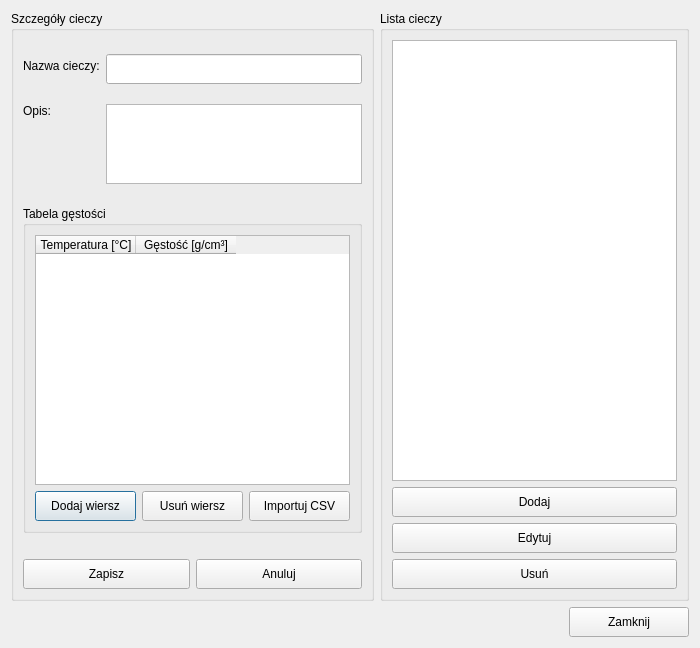
<?xml version="1.0" encoding="UTF-8"?>
<ui version="4.0">
 <class>FluidTablesDialog</class>
 <widget class="QDialog" name="FluidTablesDialog">
  <property name="geometry">
   <rect>
    <x>0</x>
    <y>0</y>
    <width>700</width>
    <height>648</height>
   </rect>
  </property>
  <property name="windowTitle">
   <string>Tabele cieczy</string>
  </property>
  <layout class="QVBoxLayout" name="verticalLayout">
   <item>
    <layout class="QHBoxLayout" name="horizontalLayout">
     <item>
      <widget class="QGroupBox" name="groupBoxFluidDetails">
       <property name="title">
        <string>Szczegóły cieczy</string>
       </property>
       <layout class="QVBoxLayout" name="verticalLayout_3">
        <item>
         <layout class="QFormLayout" name="formLayout">
          <item row="0" column="0">
           <widget class="QLabel" name="labelFluidName">
            <property name="text">
             <string>Nazwa cieczy:</string>
            </property>
           </widget>
          </item>
          <item row="0" column="1">
           <widget class="QLineEdit" name="editFluidName">
            <property name="minimumSize">
             <size>
              <width>0</width>
              <height>30</height>
             </size>
            </property>
           </widget>
          </item>
          <item row="1" column="0">
           <widget class="QLabel" name="labelFluidDescription">
            <property name="text">
             <string>Opis:</string>
            </property>
            <property name="alignment">
             <set>Qt::AlignmentFlag::AlignTop</set>
            </property>
           </widget>
          </item>
          <item row="1" column="1">
           <widget class="QPlainTextEdit" name="editFluidDescription">
            <property name="maximumSize">
             <size>
              <width>16777215</width>
              <height>80</height>
             </size>
            </property>
           </widget>
          </item>
         </layout>
        </item>
        <item>
         <widget class="QGroupBox" name="groupBoxDensityTable">
          <property name="title">
           <string>Tabela gęstości</string>
          </property>
          <layout class="QVBoxLayout" name="verticalLayout_4">
           <item>
            <widget class="QTableWidget" name="tableWidgetDensity">
             <property name="minimumSize">
              <size>
               <width>0</width>
               <height>250</height>
              </size>
             </property>
             <column>
              <property name="text">
               <string>Temperatura [°C]</string>
              </property>
             </column>
             <column>
              <property name="text">
               <string>Gęstość [g/cm³]</string>
              </property>
             </column>
            </widget>
           </item>
           <item>
            <layout class="QHBoxLayout" name="horizontalLayout_3">
             <item>
              <widget class="QPushButton" name="buttonAddRow">
               <property name="minimumSize">
                <size>
                 <width>0</width>
                 <height>30</height>
                </size>
               </property>
               <property name="text">
                <string>Dodaj wiersz</string>
               </property>
              </widget>
             </item>
             <item>
              <widget class="QPushButton" name="buttonRemoveRow">
               <property name="minimumSize">
                <size>
                 <width>0</width>
                 <height>30</height>
                </size>
               </property>
               <property name="text">
                <string>Usuń wiersz</string>
               </property>
              </widget>
             </item>
             <item>
              <widget class="QPushButton" name="buttonImportCSV">
               <property name="minimumSize">
                <size>
                 <width>0</width>
                 <height>30</height>
                </size>
               </property>
               <property name="text">
                <string>Importuj CSV</string>
               </property>
              </widget>
             </item>
            </layout>
           </item>
          </layout>
         </widget>
        </item>
        <item>
         <layout class="QHBoxLayout" name="horizontalLayout_4">
          <item>
           <spacer name="horizontalSpacer">
            <property name="orientation">
             <enum>Qt::Orientation::Horizontal</enum>
            </property>
            <property name="sizeHint" stdset="0">
             <size>
              <width>40</width>
              <height>20</height>
             </size>
            </property>
           </spacer>
          </item>
         </layout>
        </item>
        <item>
         <layout class="QHBoxLayout" name="horizontalLayout_2">
          <item>
           <widget class="QPushButton" name="buttonSaveFluid">
            <property name="minimumSize">
             <size>
              <width>0</width>
              <height>30</height>
             </size>
            </property>
            <property name="text">
             <string>Zapisz</string>
            </property>
           </widget>
          </item>
          <item>
           <widget class="QPushButton" name="buttonCancelEditFluid">
            <property name="minimumSize">
             <size>
              <width>0</width>
              <height>30</height>
             </size>
            </property>
            <property name="text">
             <string>Anuluj</string>
            </property>
           </widget>
          </item>
         </layout>
        </item>
       </layout>
      </widget>
     </item>
     <item>
      <widget class="QGroupBox" name="groupBoxFluidList">
       <property name="minimumSize">
        <size>
         <width>200</width>
         <height>0</height>
        </size>
       </property>
       <property name="title">
        <string>Lista cieczy</string>
       </property>
       <layout class="QVBoxLayout" name="verticalLayout_2">
        <item>
         <widget class="QListWidget" name="listWidgetFluids">
          <property name="selectionMode">
           <enum>QAbstractItemView::SelectionMode::SingleSelection</enum>
          </property>
         </widget>
        </item>
        <item>
         <widget class="QPushButton" name="buttonAddFluid">
          <property name="minimumSize">
           <size>
            <width>0</width>
            <height>30</height>
           </size>
          </property>
          <property name="text">
           <string>Dodaj</string>
          </property>
         </widget>
        </item>
        <item>
         <widget class="QPushButton" name="buttonEditFluid">
          <property name="minimumSize">
           <size>
            <width>0</width>
            <height>30</height>
           </size>
          </property>
          <property name="text">
           <string>Edytuj</string>
          </property>
         </widget>
        </item>
        <item>
         <widget class="QPushButton" name="buttonRemoveFluid">
          <property name="minimumSize">
           <size>
            <width>0</width>
            <height>30</height>
           </size>
          </property>
          <property name="text">
           <string>Usuń</string>
          </property>
         </widget>
        </item>
       </layout>
      </widget>
     </item>
    </layout>
   </item>
   <item>
    <layout class="QHBoxLayout" name="horizontalLayout_5">
     <item>
      <spacer name="horizontalSpacer_2">
       <property name="orientation">
        <enum>Qt::Orientation::Horizontal</enum>
       </property>
       <property name="sizeHint" stdset="0">
        <size>
         <width>40</width>
         <height>20</height>
        </size>
       </property>
      </spacer>
     </item>
     <item>
      <widget class="QPushButton" name="buttonClose">
       <property name="minimumSize">
        <size>
         <width>120</width>
         <height>30</height>
        </size>
       </property>
       <property name="text">
        <string>Zamknij</string>
       </property>
      </widget>
     </item>
    </layout>
   </item>
  </layout>
 </widget>
 <resources/>
 <connections/>
</ui>
